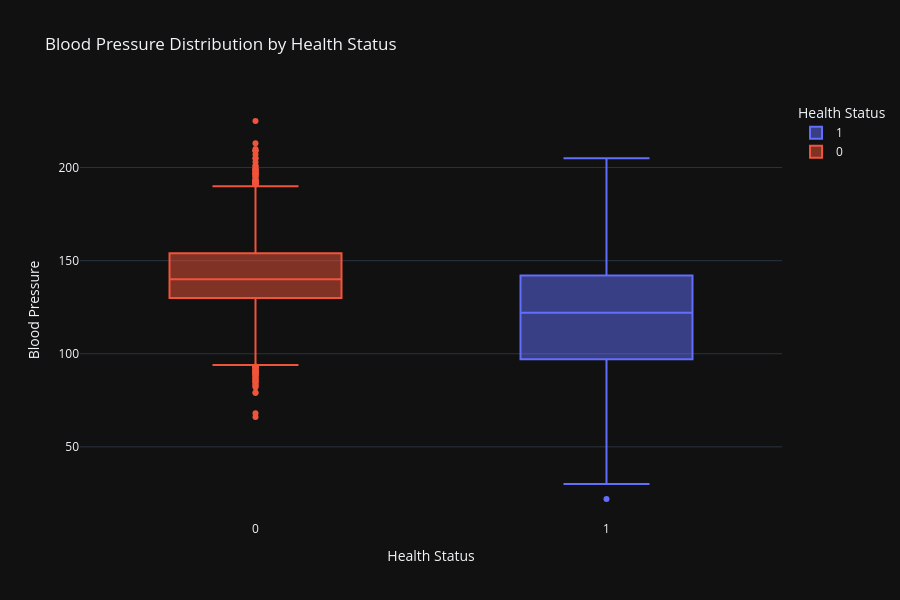

The notebook cell this image was saved under:
### Code cell
fig = px.box(
    df,
    x='Target',
    y='Blood_Pressure',
    color='Target',
    title='Blood Pressure Distribution by Health Status',
    labels={
        'Target': 'Health Status',
        'Blood_Pressure': 'Blood Pressure'
    }
)

fig.update_layout(
    template='plotly_dark',
    width=900,
    height=600
)

fig.show()

### Figure 1 — Plotly figure (JSON) as saved in the notebook; plotly's stock layout.template omitted (floating-point values rounded to 4 significant figures; data arrays with more than 128 entries replaced by an {"elided": "..."} marker saying what was removed)
{"data": [{"alignmentgroup": "True", "hovertemplate": "Health Status=%{x}<br>Blood Pressure=%{y}<extra></extra>", "legendgroup": "1", "marker": {"color": "#636efa"}, "name": "1", "notched": false, "offsetgroup": "1", "orientation": "v", "showlegend": true, "type": "box", "x": {"elided": "4979 int values"}, "x0": " ", "xaxis": "x", "y": {"elided": "4979 float values"}, "y0": " ", "yaxis": "y"}, {"alignmentgroup": "True", "hovertemplate": "Health Status=%{x}<br>Blood Pressure=%{y}<extra></extra>", "legendgroup": "0", "marker": {"color": "#EF553B"}, "name": "0", "notched": false, "offsetgroup": "0", "orientation": "v", "showlegend": true, "type": "box", "x": {"elided": "4570 int values"}, "x0": " ", "xaxis": "x", "y": {"elided": "4570 float values"}, "y0": " ", "yaxis": "y"}], "layout": {"boxmode": "overlay", "height": 600, "legend": {"title": {"text": "Health Status"}, "tracegroupgap": 0}, "title": {"text": "Blood Pressure Distribution by Health Status"}, "width": 900, "xaxis": {"anchor": "y", "categoryarray": [1, 0], "categoryorder": "array", "domain": [0, 1], "title": {"text": "Health Status"}}, "yaxis": {"anchor": "x", "domain": [0, 1], "title": {"text": "Blood Pressure"}}}}
